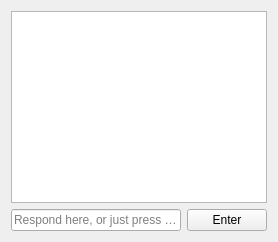
     <widget class="QWidget" name="tabOutput">
      <property name="sizePolicy">
       <sizepolicy hsizetype="Preferred" vsizetype="Expanding">
        <horstretch>0</horstretch>
        <verstretch>0</verstretch>
       </sizepolicy>
      </property>
      <attribute name="title">
       <string>Console Output</string>
      </attribute>
      <layout class="QGridLayout" name="gridLayout_3">
       <item row="1" column="1">
        <widget class="QPushButton" name="pushEnter">
         <property name="text">
          <string>Enter</string>
         </property>
         <property name="icon">
          <iconset theme="key-enter">
           <normaloff>.</normaloff>.</iconset>
         </property>
        </widget>
       </item>
       <item row="1" column="0">
        <widget class="QLineEdit" name="lineEdit">
         <property name="placeholderText">
          <string>Respond here, or just press Enter</string>
         </property>
        </widget>
       </item>
       <item row="0" column="0" colspan="2">
        <widget class="QPlainTextEdit" name="outputBox">
         <property name="undoRedoEnabled">
          <bool>false</bool>
         </property>
         <property name="lineWrapMode">
          <enum>QPlainTextEdit::WidgetWidth</enum>
         </property>
         <property name="readOnly">
          <bool>true</bool>
         </property>
         <property name="overwriteMode">
          <bool>true</bool>
         </property>
         <property name="placeholderText">
          <string notr="true"/>
         </property>
        </widget>
       </item>
      </layout>
     </widget>
